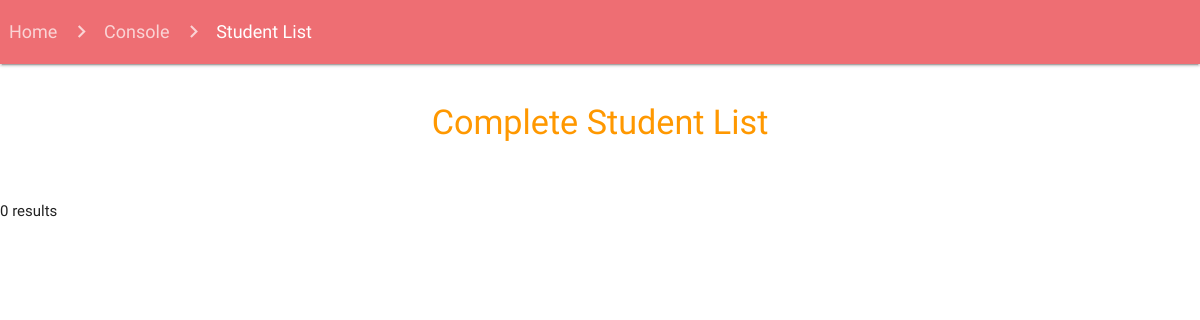
The page /Site/Blackboards/Out1.php on the database as committed earlier.
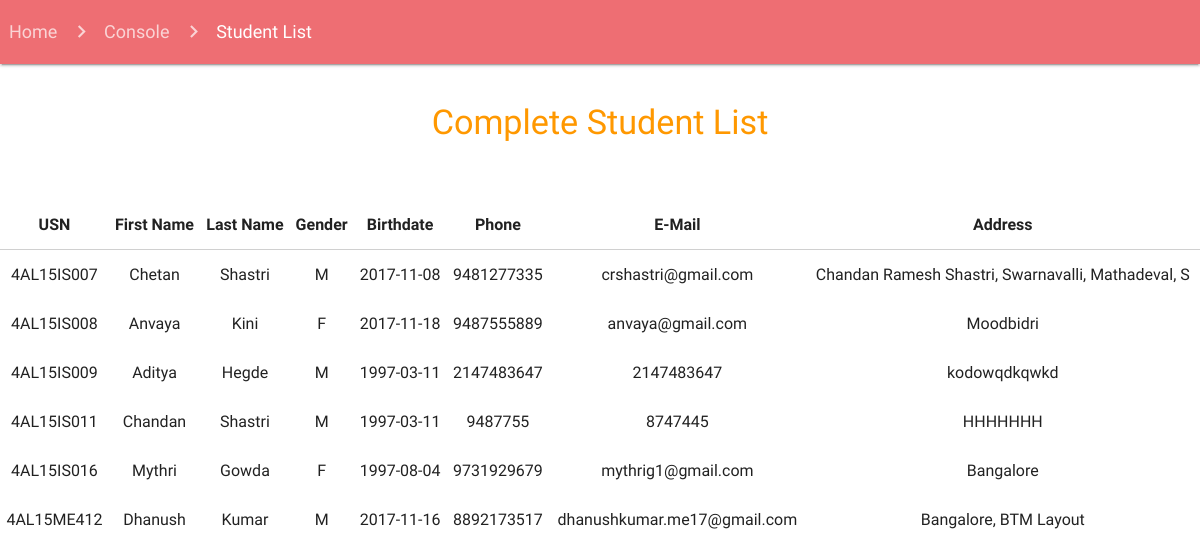
The same page on the database as committed later.
### tables this page shows
CREATE TABLE `STUDENT_INFO` (
  `Usn` varchar(10) NOT NULL,
  `Fname` varchar(20) DEFAULT NULL,
  `Lname` varchar(20) DEFAULT NULL,
  `Gender` char(1) DEFAULT NULL,
  `Phone` varchar(10) DEFAULT NULL,
  `Email` varchar(30) DEFAULT NULL,
  `Birthdate` date NOT NULL,
  `Address` varchar(50) DEFAULT NULL
);

### Site/Blackboards/Out1.php (the view, shortened to what this page needs)
<html>
<body>
  <head>
    <link href="../css/materialize.css" type="text/css" rel="stylesheet" media="screen,projection"/>
    <link href="../css/style.css" type="text/css" rel="stylesheet" media="screen,projection"/>
  </head>
  <nav>
      <div class="nav-wrapper">
        <div class="col s12">
          <a href="../index.php" class="breadcrumb">&nbsp Home</a>
          <a href="../console.php" class="breadcrumb">Console</a>
          <a href="#!" class="breadcrumb">Student List</a>
        </div>
      </div>
    </nav>
<br>
<div class="container">
<center><h4 class="orange-text">Complete Student List</h4></center>
<br><br>
</div>
<?php
$con = mysqli_connect("localhost","chandanshastri","321654","COLLEGE");
$sql = "SELECT * from STUDENT_INFO";
$result = $con->query($sql);
if ($result->num_rows > 0) {
    echo "<table border=\"0\" class=\"centered\"><tbody><thead><tr>
    <th>USN</th>
    <th>First Name</th>
    <th>Last Name</th>
    <th>Gender</th>
    <th>Birthdate</th>
    <th>Phone</th>
    <th>E-Mail</th>
    <th>Address</th>
  </tr></thead>";
    while($row = $result->fetch_assoc()) {
        echo "<tr>"."<td>".$row["Usn"]."</td><td>" . $row["Fname"]. "</td><td>" . $row["Lname"]."</td><td>" . $row["Gender"]."</td><td>" . $row["Birthdate"]."</td><td>" . $row["Phone"]."</td><td>" . $row["Email"]."</td><td>".$row["Address"]."</td></tr>";
    }
    echo "</tbody></table>";
} else {
    echo "0 results";
}
?>
</body>
</html>

Rows that differ between the two databases and show on the page:
added student_info: Usn "4AL15IS007", Fname "Chetan", Lname "Shastri", Gender "M", Birthdate "2017-11-08", Phone "9481277335", Email "crshastri@gmail.com", Address "Chandan Ramesh Shastri, Swarnavalli, Mathadeval, S"
added student_info: Usn "4AL15IS008", Fname "Anvaya", Lname "Kini", Gender "F", Birthdate "2017-11-18", Phone "9487555889", Email "anvaya@gmail.com", Address "Moodbidri"
added student_info: Usn "4AL15IS009", Fname "Aditya", Lname "Hegde", Gender "M", Birthdate "1997-03-11", Phone "2147483647", Email "2147483647", Address "kodowqdkqwkd"
added student_info: Usn "4AL15IS011", Fname "Chandan", Lname "Shastri", Gender "M", Birthdate "1997-03-11", Phone "9487755", Email "8747445", Address "HHHHHHH"
added student_info: Usn "4AL15IS016", Fname "Mythri", Lname "Gowda", Gender "F", Birthdate "1997-08-04", Phone "9731929679", Email "mythrig1@gmail.com", Address "Bangalore"
added student_info: Usn "4AL15ME412", Fname "Dhanush", Lname "Kumar", Gender "M", Birthdate "2017-11-16", Phone "8892173517", Email "dhanushkumar.me17@gmail.com", Address "Bangalore, BTM Layout"
Other text that changed with them:
text no longer shown: "0 results"
text now shown: "USN First Name Last Name Gender Birthdate Phone E-Mail Address"
